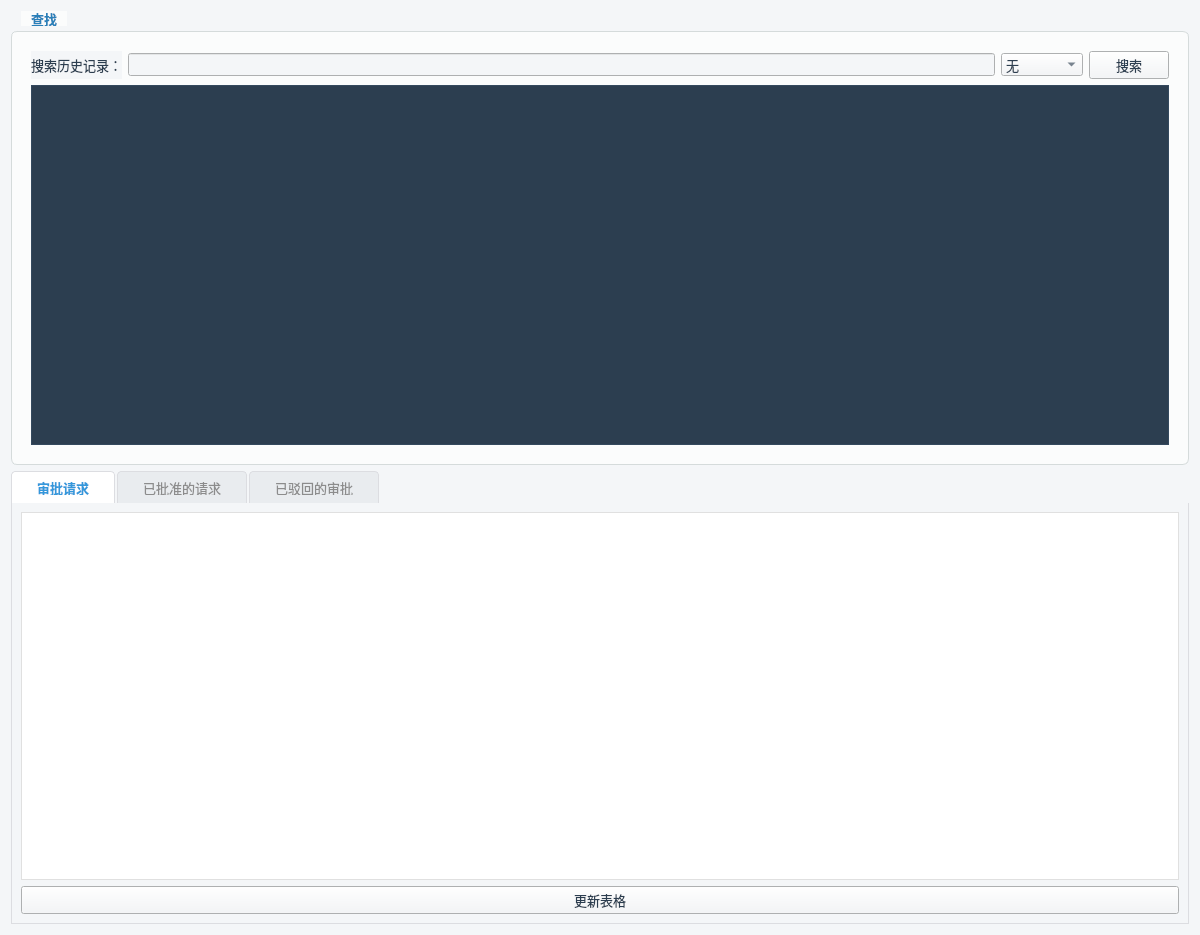
<?xml version="1.0" encoding="UTF-8"?>
<ui version="4.0">
 <class>DeclarationManagement</class>
 <widget class="QWidget" name="DeclarationManagement">
  <property name="geometry">
   <rect>
    <x>0</x>
    <y>0</y>
    <width>1200</width>
    <height>935</height>
   </rect>
  </property>
  <property name="windowTitle">
   <string>审批中心</string>
  </property>
  <property name="styleSheet">
   <string notr="true">QWidget {
    font-family: &quot;Microsoft YaHei&quot;, &quot;Segoe UI&quot;, &quot;Helvetica Neue&quot;, Arial, sans-serif;
    font-size: 10pt;
    color: #2c3e50;
    background-color: #f4f6f8;
}</string>
  </property>
  <layout class="QGridLayout" name="gridLayout_5">
   <item row="0" column="0">
    <widget class="QGroupBox" name="groupBox">
     <property name="styleSheet">
      <string notr="true">/* GroupBox Styling */
QGroupBox {
    background-color: #FBFCFC; /* Very light background for distinction */
    border: 1px solid #D5DBDB;
    border-radius: 6px;
    padding: 10px;
    margin-top: 20px; /* Space for the title */
    font-weight: bold;
}

QGroupBox::title {
    subcontrol-origin: margin;
    subcontrol-position: top left;
    padding: 0 8px 0 8px;
    margin-left: 10px;
    background-color: #FBFCFC; /* Match groupbox background */
    color: #2980B9; /* Professional blue for titles */
    font-size: 11pt;
}</string>
     </property>
     <property name="title">
      <string>查找</string>
     </property>
     <layout class="QGridLayout" name="gridLayout">
      <item row="0" column="0">
       <widget class="QLabel" name="label">
        <property name="text">
         <string>搜索历史记录：</string>
        </property>
       </widget>
      </item>
      <item row="0" column="1">
       <widget class="QLineEdit" name="lineEditSearch"/>
      </item>
      <item row="0" column="2">
       <widget class="QComboBox" name="comboBoxDeclarationType">
        <item>
         <property name="text">
          <string>无</string>
         </property>
        </item>
        <item>
         <property name="text">
          <string>财务申报</string>
         </property>
        </item>
        <item>
         <property name="text">
          <string>立项申报</string>
         </property>
        </item>
        <item>
         <property name="text">
          <string>休假申报</string>
         </property>
        </item>
       </widget>
      </item>
      <item row="0" column="3">
       <widget class="QPushButton" name="btnSearch">
        <property name="text">
         <string>搜索</string>
        </property>
       </widget>
      </item>
      <item row="1" column="0" colspan="4">
       <widget class="QTableWidget" name="tableWidgetSearch">
        <property name="styleSheet">
         <string notr="true">QTableWidget {
    background-color: #2c3e50; /* 深蓝灰色背景 */
    border: 1px solid #34495e;
    color: #ecf0f1; /* 亮灰色文字 */
    gridline-color: #34495e; /* 网格线颜色 */
    alternate-background-color: #34495e; /* 隔行变色 */
}

/* 表头样式 */
QTableWidget QHeaderView::section {
    background-color: #34495e;
    color: #ecf0f1;
    padding: 8px;
    border: none;
    border-bottom: 2px solid #3498db; /* 蓝色底边框作为点缀 */
    font-weight: bold;
    text-transform: uppercase; /* 字母大写，更显专业 */
}

/* 单元格样式 */
QTableWidget::item {
    border-bottom: 1px solid #34495e;
    padding: 5px;
}

/* 选中单元格样式 */
QTableWidget::item:selected {
    background-color: #3498db; /* 选中时使用主题蓝色 */
    color: white;
}

/* 表格专属滚动条 */
QTableWidget QScrollBar:vertical {
    border: none;
    background: transparent;
    width: 10px;
    margin: 12px 0 12px 0;
}

QTableWidget QScrollBar::handle:vertical {
    background-color: #3498db;
    min-height: 25px;
    border-radius: 5px;
}

QTableWidget QScrollBar::handle:vertical:hover {
    background-color: #5dade2;
}

QTableWidget QScrollBar::add-line:vertical, QTableWidget#darkKnightTable QScrollBar::sub-line:vertical {
    height: 0px;
}

QTableWidget QScrollBar::add-page:vertical, QTableWidget#darkKnightTable QScrollBar::sub-page:vertical {
    background: none;
}

QTableWidget QScrollBar:horizontal {
    border: none;
    background: transparent;
    height: 10px;
    margin: 0 12px 0 12px;
}

QTableWidget QScrollBar::handle:horizontal {
    background-color: #3498db;
    min-width: 25px;
    border-radius: 5px;
}

QTableWidget QScrollBar::handle:horizontal:hover {
    background-color: #5dade2;
}

QTableWidget QScrollBar::add-line:horizontal, QTableWidget#darkKnightTable QScrollBar::sub-line:horizontal {
    width: 0px;
}

QTableWidget QScrollBar::add-page:horizontal, QTableWidget#darkKnightTable QScrollBar::sub-page:horizontal {
    background: none;
}
</string>
        </property>
       </widget>
      </item>
     </layout>
    </widget>
   </item>
   <item row="1" column="0">
    <widget class="QTabWidget" name="tabWidget">
     <property name="styleSheet">
      <string notr="true">QTabWidget::pane {
    border: 1px solid #dcdde1;
    border-top: none; /* 顶部边框由TabBar处理 */
    background-color: white;
}

/* Tab 栏 */
QTabBar::tab {
    background-color: #e9ecef;
    color: #8c8c8c;
    border: 1px solid #dcdde1;
    border-bottom: none; /* 底部边框在选中时处理 */
    padding: 8px 25px;
    margin-right: 2px;
    border-top-left-radius: 4px;
    border-top-right-radius: 4px;
}

/* Tab 鼠标悬浮 */
QTabBar::tab:hover {
    background-color: #f0f2f5;
    color: #3498db;
}

/* Tab 选中状态 */
QTabBar::tab:selected {
    background-color: white; /* 与Tab页内容区融为一体 */
    color: #3498db;
    font-weight: bold;
    border-color: #dcdde1;
    border-bottom-color: white; /* 关键：隐藏底部边框，实现连接效果 */
}</string>
     </property>
     <property name="currentIndex">
      <number>0</number>
     </property>
     <widget class="QWidget" name="tab">
      <attribute name="title">
       <string>审批请求</string>
      </attribute>
      <layout class="QGridLayout" name="gridLayout_3">
       <item row="1" column="0">
        <widget class="QPushButton" name="btnUpdateTable">
         <property name="text">
          <string>更新表格</string>
         </property>
        </widget>
       </item>
       <item row="0" column="0">
        <widget class="QTableWidget" name="tableWidget">
         <property name="styleSheet">
          <string notr="true">QTableWidget {
    background-color: white;
    border: 1px solid #e0e0e0;
    color: #333333;
    gridline-color: #f0f0f0;
    alternate-background-color: #f9f9f9;
}

/* 表头样式 */
QTableWidget QHeaderView::section {
    background-color: #16a085; /* 专业、沉稳的翠绿色 */
    color: white;
    padding: 8px;
    border: none;
    border-right: 1px solid #1abc9c; /* 亮一点的绿色作为分隔 */
    font-weight: bold;
}

/* 最后一个表头单元格无右边框 */
QTableWidget QHeaderView::section:last {
    border-right: none;
}

/* 单元格样式 */
QTableWidget::item {
    border: none;
    padding: 1px;
}

/* 选中单元格样式 */
QTableWidget::item:selected {
    background-color: #d4efdf; /* 非常浅的绿色 */
    color: #135c4c; /* 深绿色文字 */
}</string>
         </property>
        </widget>
       </item>
      </layout>
     </widget>
     <widget class="QWidget" name="tab_2">
      <attribute name="title">
       <string>已批准的请求</string>
      </attribute>
      <layout class="QGridLayout" name="gridLayout_4">
       <item row="0" column="0">
        <widget class="QTableWidget" name="tableWidgetPass">
         <property name="styleSheet">
          <string notr="true">QTableWidget {
    background-color: white;
    border: 1px solid #e0e0e0;
    color: #333333;
    gridline-color: #f0f0f0;
    alternate-background-color: #f9f9f9;
}

/* 表头样式 */
QTableWidget QHeaderView::section {
    background-color: #16a085; /* 专业、沉稳的翠绿色 */
    color: white;
    padding: 8px;
    border: none;
    border-right: 1px solid #1abc9c; /* 亮一点的绿色作为分隔 */
    font-weight: bold;
}

/* 最后一个表头单元格无右边框 */
QTableWidget QHeaderView::section:last {
    border-right: none;
}

/* 单元格样式 */
QTableWidget::item {
    border: none;
    padding: 1px;
}

/* 选中单元格样式 */
QTableWidget::item:selected {
    background-color: #d4efdf; /* 非常浅的绿色 */
    color: #135c4c; /* 深绿色文字 */
}

/* ============================ 新增: 表格专属滚动条 ============================ */

/* 垂直滚动条 */
QTableWidget QScrollBar:vertical {
    border: none;
    background: #f9f9f9; /* 与隔行色一致 */
    width: 9px;
    margin: 0px 0 0px 0;
}

QTableWidget QScrollBar::handle:vertical {
    background-color: #16a085; /* 与表头颜色一致 */
    min-height: 25px;
    border-radius: 4px;
}

QTableWidget QScrollBar::handle:vertical:hover {
    background-color: #1abc9c; /* 悬浮时变亮 */
}

QTableWidget QScrollBar::add-line:vertical, QTableWidget QScrollBar::sub-line:vertical {
    height: 0px; /* 隐藏箭头 */
}

QTableWidget QScrollBar::add-page:vertical, QTableWidget QScrollBar::sub-page:vertical {
    background: none;
}


/* 水平滚动条 */
QTableWidget QScrollBar:horizontal {
    border: none;
    background: #f9f9f9;
    height: 9px;
    margin: 0 0px 0 0px;
}

QTableWidget QScrollBar::handle:horizontal {
    background-color: #16a085;
    min-width: 25px;
    border-radius: 4px;
}

QTableWidget QScrollBar::handle:horizontal:hover {
    background-color: #1abc9c;
}

QTableWidget QScrollBar::add-line:horizontal, QTableWidget QScrollBar::sub-line:horizontal {
    width: 0px; /* 隐藏箭头 */
}

QTableWidget QScrollBar::add-page:horizontal, QTableWidget QScrollBar::sub-page:horizontal {
    background: none;
}
</string>
         </property>
        </widget>
       </item>
      </layout>
     </widget>
     <widget class="QWidget" name="tab_3">
      <attribute name="title">
       <string>已驳回的审批</string>
      </attribute>
      <layout class="QGridLayout" name="gridLayout_2">
       <item row="0" column="0">
        <widget class="QTableWidget" name="tableWidgetRejected">
         <property name="styleSheet">
          <string notr="true">QTableWidget {
    background-color: white;
    border: 1px solid #e0e0e0;
    color: #333333;
    gridline-color: #f0f0f0;
    alternate-background-color: #f9f9f9;
}

/* 表头样式 */
QTableWidget QHeaderView::section {
    background-color: #16a085; /* 专业、沉稳的翠绿色 */
    color: white;
    padding: 8px;
    border: none;
    border-right: 1px solid #1abc9c; /* 亮一点的绿色作为分隔 */
    font-weight: bold;
}

/* 最后一个表头单元格无右边框 */
QTableWidget QHeaderView::section:last {
    border-right: none;
}

/* 单元格样式 */
QTableWidget::item {
    border: none;
    padding: 1px;
}

/* 选中单元格样式 */
QTableWidget::item:selected {
    background-color: #d4efdf; /* 非常浅的绿色 */
    color: #135c4c; /* 深绿色文字 */
}</string>
         </property>
        </widget>
       </item>
      </layout>
     </widget>
    </widget>
   </item>
  </layout>
 </widget>
 <resources/>
 <connections/>
</ui>
